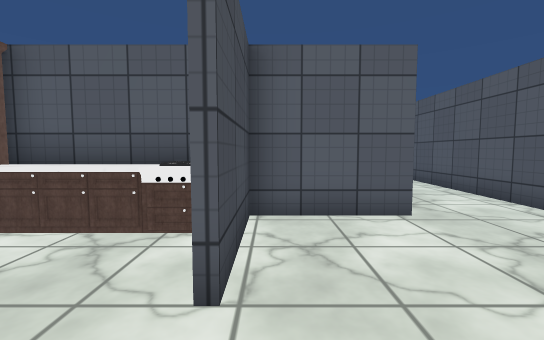
view 1 (above)

20 first-person views from a walk through a 3-D level made in the Unity game engine. The camera is 1.2 m above the floor, tilts 4° down and sees 90° across. The floor is counted in squares, 1 m on a side. Each view is taken from the middle of a square. On the plan, view 1 faces up. The plan holds only what a view shows up to about 13 squares ahead; the rest is blank. Some surface patterns are stand-ins.

view 2
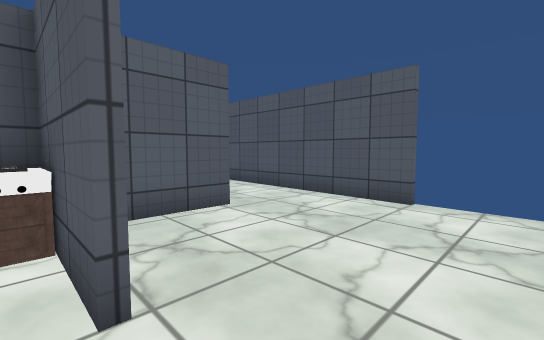

view 3
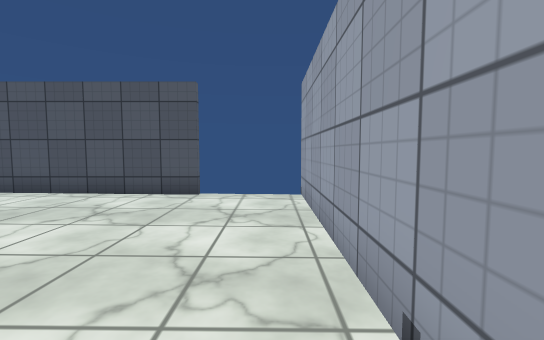

view 4
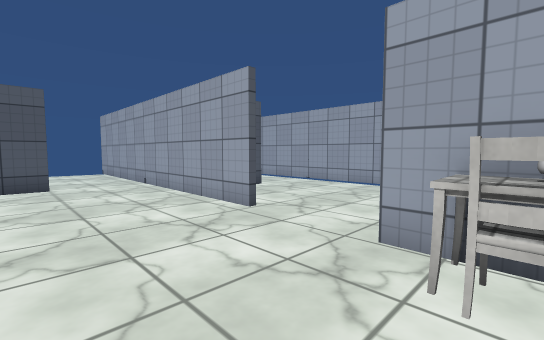

view 5
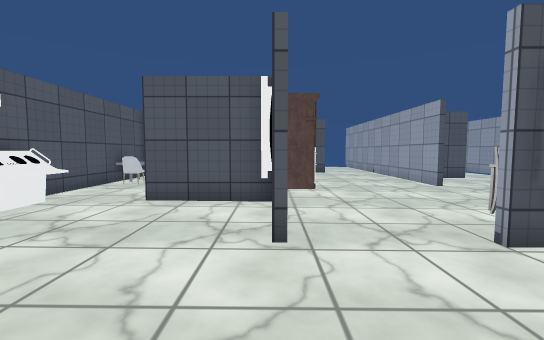

view 6
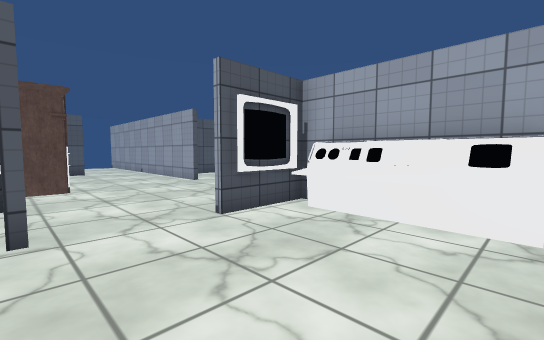

view 7
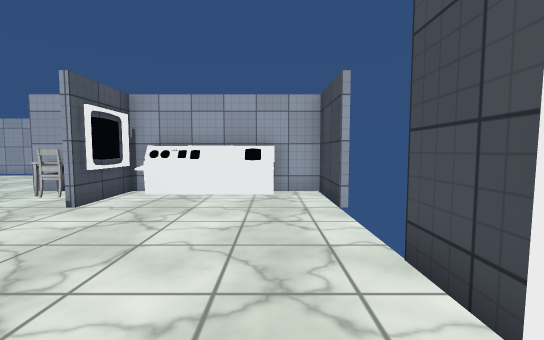

view 8
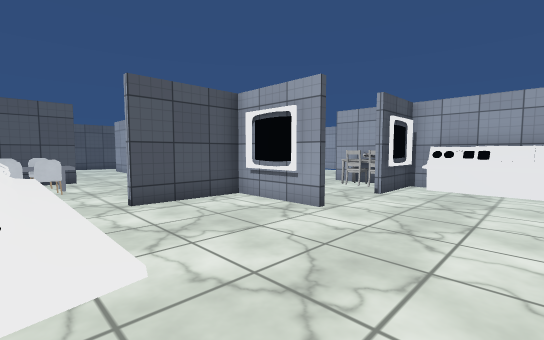

view 9
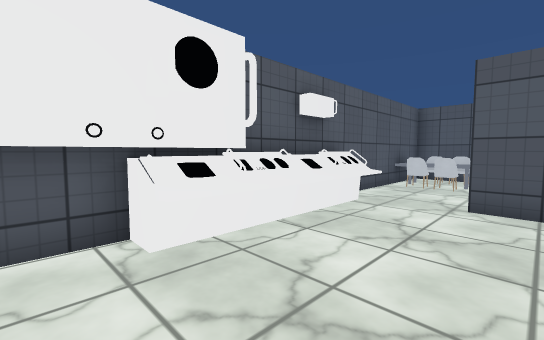

view 10
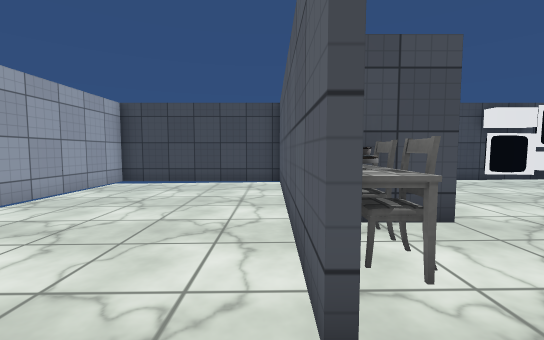

view 11
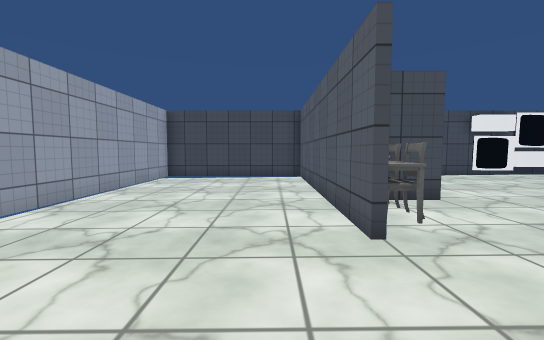

view 12
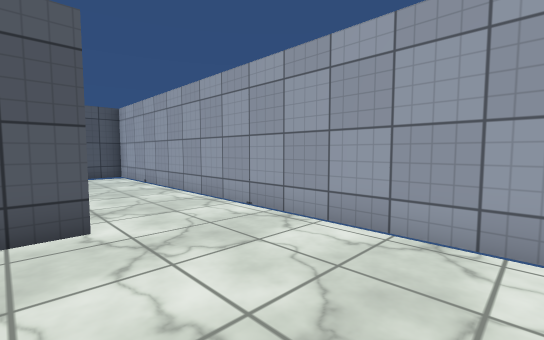

view 13
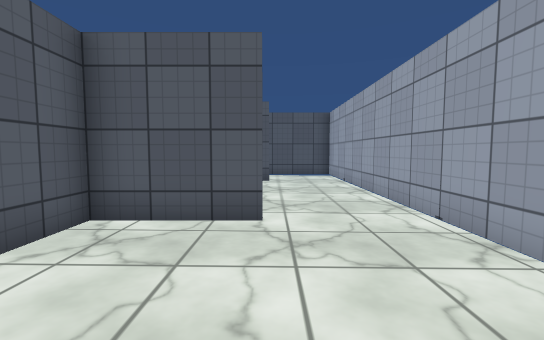

view 14
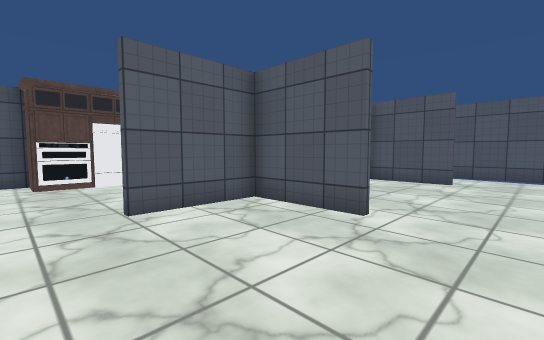

view 15
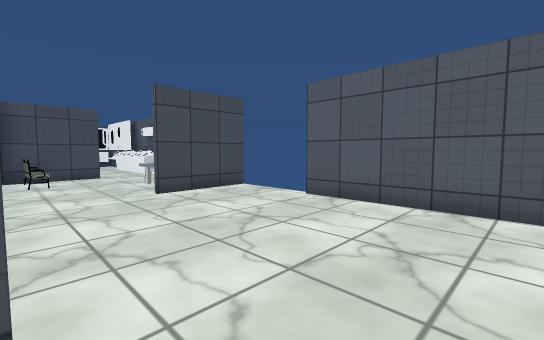

view 16
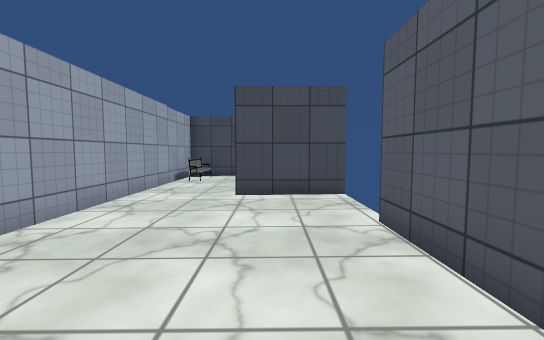

view 17
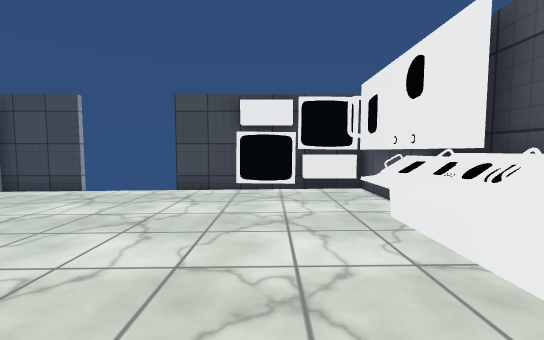

view 18
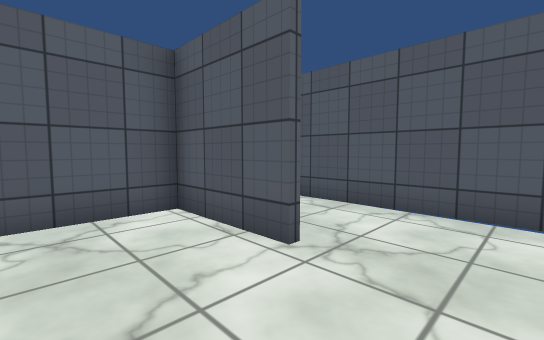

view 19
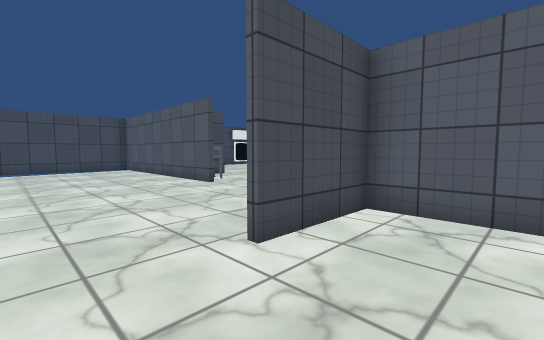

view 20
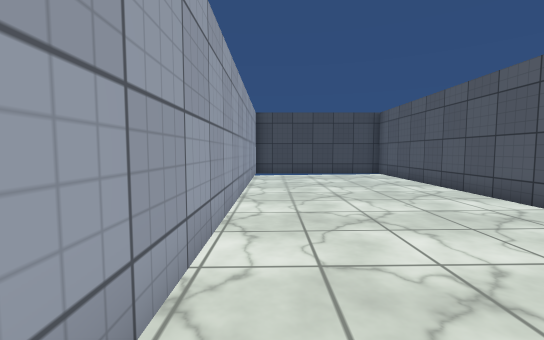

### Floor plan
Points are (right, up) in squares from view 1. A wall is a line through its corners. A room is listed if a view was taken in it or the views show most of it. See-through windows are left out.
Room 1 (views 1, 2, 15)
walls: (2.6, 4.8) (-1.6, 4.8); (-0.6, 3.5) (-0.6, 4.9); (5.3, 1.9) (5.3, 5.6); (-0.4, 4.9) (-0.4, 2); (-1.4, -0.8) (5.5, -0.8)
ways out: opening at (-0.5, 0.5) to room 2; opening at (-0.5, 4) to room 2; opening at (3.5, 5) to room 2
Room 2 (views 3, 4, 5, 6, 7, 8, 9, 10, 11, 12, 13, 14, 16, 17, 18, 19, 20)
walls: (-7.4, 4.8) (-8.1, 4.8); (-9.5, -0.7) (-18.2, -0.7); (-6.6, -0.8) (-1.4, -0.8); (-9.1, 5) (0.1, 5); (-11.4, -0.5) (-9.5, -0.5); (-3.4, -0.9) (-3.4, -3.9); (-12.6, 5) (-9.6, 5) (-9.6, 8); (-9.5, 8) (-9.5, 5); (-1.6, 4.8) (-4.8, 4.8); (-3.6, -3.9) (-3.6, -1); (-3.6, 7.9) (-3.6, 8.6); (-0.6, 1.9) (-0.6, 3.5); (-3.4, 8.5) (-3.4, 8); (-3.6, 10.8) (-18.5, 10.8) (-18.5, 8.8); (-18.5, 2.1) (-18.5, -0.5) (-12.5, -0.5); (-18.5, -0.6) (-18.5, -6.8) (5.3, -6.8) (5.3, -1.6); (-18.5, 7.2) (-18.5, 5); (2.4, -4) (2.4, -1) (-6.5, -1); (5.3, 5.6) (5.3, 10.2); (4.1, 10.8) (-0.5, 10.8)
low walls: (-5.9, 8.4) (-5.9, 9); (-5.9, 9.2) (-5.9, 9.9)
ways out: opening at (-0.5, 0.5) to room 1; opening at (-0.5, 4) to room 1; opening at (3.5, 5) to room 1; gap at (-19, 2); gap at (-19, 5)
objects: other object (-18, 7) to (-18, 8); other object (-18, 9) to (-18, 10); other object (-17, 0) to (-16, 1); other object (-17, 10); other object (-15, 0) to (-15, 1); other object (-15, 10) to (-14, 10); other object (-14, 0) to (-14, 1); other object (-13, 0) to (-13, 1); other object (-13, 10); other object (-12, 0) to (-10, 0); other object (-12, 1); other object (-12, 10); other object (-11, 1); other object (-11, 10); other object (-10, 10); other object (-7, 4); other object (-7, 6); other object (-7, 9); other object (-7, 10); other object (-4, 4) to (-1, 4); other object (-4, 9); other object (-4, 10)

Positions as (right, up) in squares from view 1, and headings:
1: (0, 0), facing up
2: (-1, 0), facing up-right
3: (-2, 0), facing right
4: (-11, 3), facing down-right
5: (-16, 5), facing right
6: (-17, 5), facing down-right
7: (-17, 8), facing down
8: (-16, 10), facing down-right
9: (-16, 7), facing up-right
10: (-8, -1), facing left
11: (-6, -2), facing left
12: (-8, -3), facing down-right
13: (-8, -4), facing right
14: (-8, -6), facing up-right
15: (4, 5), facing up-left
16: (4, 9), facing left
17: (-10, 8), facing left
18: (0, -6), facing up-right
19: (-1, -6), facing up-left
20: (-5, -6), facing left
